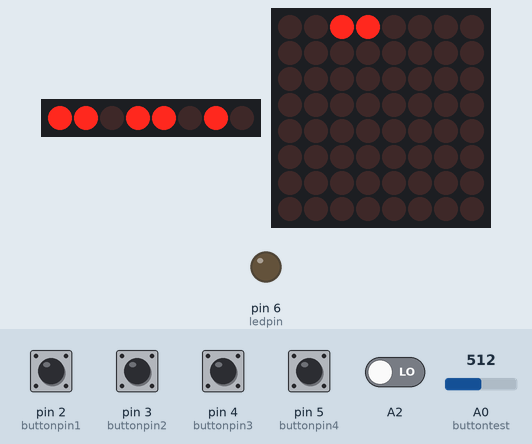
Recording of a sketch running on a simulated Arduino Uno, built with avr-gcc and run on an emulated ATmega328P. Parts: 8 shift-register outputs drawn as a row of LEDs (first output left, lit = HIGH), 8×8 LED matrix, output pins drawn as LEDs (lit = HIGH). Wiring (inferred from the names in the program): shift register (74HC595): data pin 7; shift clock pin 9; latch pin 8. Wiring (inferred from the signals the program sends): row of LEDs: on Q0, Q1, Q2, Q3, Q4, Q5, Q6, Q7. The test bench sets the inputs (shaded band); at power-on: A2, pin 2 (buttonpin1), pin 3 (buttonpin2), pin 4 (buttonpin3), pin 5 (buttonpin4) LOW, A0 (buttontest) = 512. Pins used as bus, display or sensor lines are not drawn; what the sketch prints to the serial monitor is not drawn.

Above: at 1.2 s.
1.3 s: pin 3 (buttonpin2) pulled HIGH for 0.15 s
At 1.9 s:
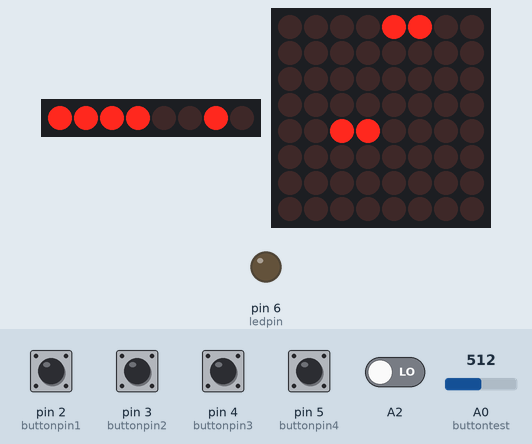
3.5 s: pin 4 (buttonpin3) pulled HIGH for 0.15 s
At 5.4 s:
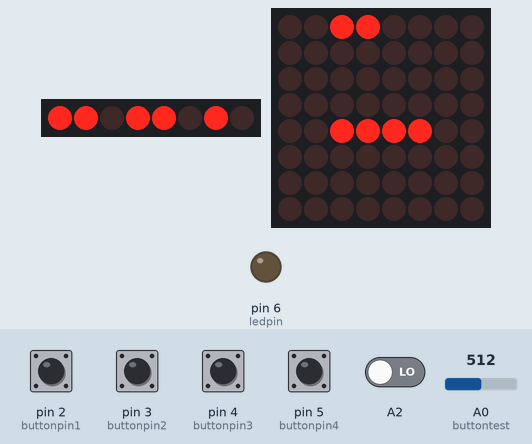
6.0 s: pin 5 (buttonpin4) pulled HIGH for 0.15 s
At 7.9 s:
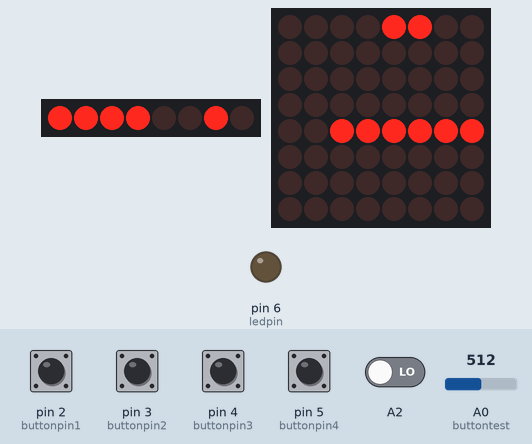
8.5 s: pin 2 (buttonpin1) pulled HIGH for 0.15 s
At 8.76 s:
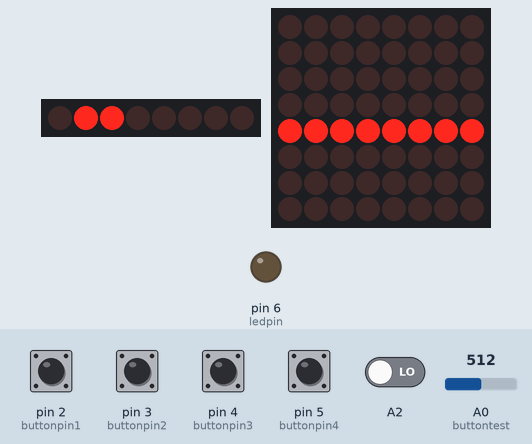
11.0 s: A2 driven HIGH
At 11.25 s:
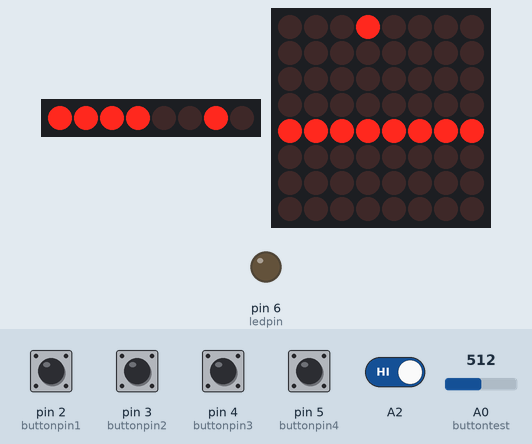
14.0 s: pin 2 (buttonpin1) driven HIGH and pin 3 (buttonpin2) driven HIGH and pin 4 (buttonpin3) driven HIGH and pin 5 (buttonpin4) driven HIGH and A2 driven LOW
At 14.76 s:
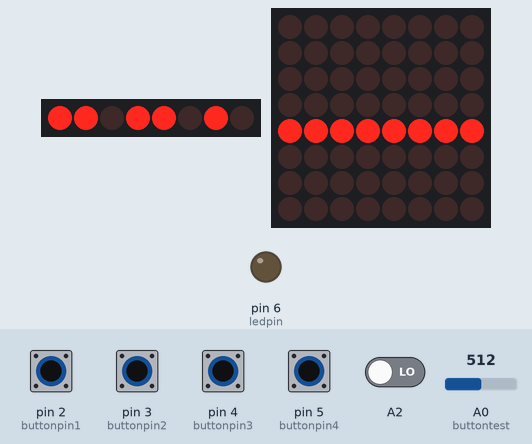
Timing chart, 0 to 39.5 s (numbered marks = the images above; inputs shaded):
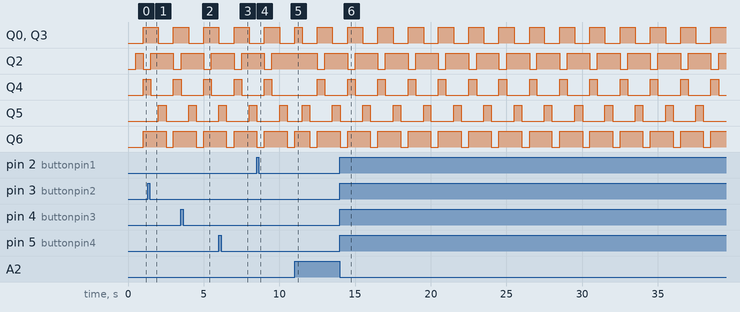

The sketch:

sequencer_test_4step_02.02.19.ino
```cpp
//We always have to include the library
#include "LedControl.h"
#include "TimerOne.h"
/*
 Now we need a LedControl to work with.
 ***** These pin numbers will probably not work with your hardware *****
 pin 12 is connected to the DataIn
 pin 11 is connected to the CLK
 pin 10 is connected to LOAD
 We have only a single MAX72XX.
 */
LedControl lc=LedControl(12,11,10,1);
//Pin connected to latch pin (ST_CP) of 74HC595
const int latchPin = 8;
//Pin connected to clock pin (SH_CP) of 74HC595
const int clockPin = 9;
////Pin connected to Data in (DS) of 74HC595
const int dataPin = 7;
/* we always wait a bit between updates of the display */
const int buttonpin1 = 2;
const int buttonpin2 = 3;
const int buttonpin3 = 4;
const int buttonpin4 = 5;
const int ledpin = 6;
boolean buttonstate1 = 0;
boolean buttonstate2 = 0;
boolean buttonstate3 = 0;
boolean buttonstate4 = 0;
int row1 = 0;
int rownr1 =0;
int row2 = 0;
int rownr2 =0;
int row3 = 0;
int rownr3 =0;
int row4 = 0;
int rownr4 =0;
int stepcol = 0;
int instrow1 = 0;
int instrow2 = 0;
int instrow3 = 0;
int instrow4 = 0;
int pitchtune = 0;
int ledstate = LOW;

void setup() {
  pinMode(latchPin, OUTPUT);
  pinMode(dataPin, OUTPUT);
  pinMode(clockPin, OUTPUT);
  pinMode(buttonpin1, INPUT);
  pinMode(buttonpin2, INPUT);
  pinMode(buttonpin3, INPUT);
  pinMode(buttonpin4, INPUT);
  pinMode(ledpin, OUTPUT);

  lc.shutdown(0,false);
  lc.setIntensity(0,8);
  lc.clearDisplay(0);

  Serial.begin(31250);
  pitchtune = 10;
  Timer1.initialize(500000); // set a timer of length 100000 microseconds (or 0.1 sec - or 10Hz => the led will blink 5 times, 5 cycles of on-and-off, per second)
  Timer1.attachInterrupt( timerIsr ); // attach the service routine here
}
void timerIsr()
{

    if (ledstate == HIGH)
      {
      ledstate = LOW;
      }
    else
    {
    ledstate = HIGH;
    }
    if (stepcol == 0)
    {
    digitalWrite(latchPin, LOW);
    shiftOut(dataPin, clockPin, LSBFIRST, B01100000);
    digitalWrite(latchPin, HIGH);
    noteOn(0x90, row1*pitchtune, 0x45);
    noteOn(0x90, row4*pitchtune, 0x00);
    lc.setLed(0,0, 7,false);
    lc.setLed(0,0, 6,false);
    }
    lc.setLed(0,0, stepcol,true);
    lc.setLed(0,0, stepcol+1,true);
    if (stepcol != 0)
    {
    lc.setLed(0,0, stepcol-1,false);
    lc.setLed(0,0, stepcol-2,false);
      if (stepcol ==2){
        digitalWrite(latchPin, LOW);
        shiftOut(dataPin, clockPin, LSBFIRST, B11011010);
        digitalWrite(latchPin, HIGH);
        noteOn(0x90, row2*pitchtune, 0x45);
        noteOn(0x90, row1*pitchtune, 0x00);
      }
      if (stepcol == 4){
        digitalWrite(latchPin, LOW);
        shiftOut(dataPin, clockPin, LSBFIRST, B11110010);
        digitalWrite(latchPin, HIGH);
        noteOn(0x90, row3*pitchtune, 0x45);
        noteOn(0x90, row2*pitchtune, 0x00);
      }
    }
    if (stepcol == 6)
    {
    digitalWrite(latchPin, LOW);
    shiftOut(dataPin, clockPin, LSBFIRST, B01100110);
    digitalWrite(latchPin, HIGH);
    noteOn(0x90, row4*pitchtune, 0x45);
    noteOn(0x90, row3*pitchtune, 0x00);
    stepcol = 0;
    }
    else {
      stepcol = stepcol+2;
    }

}
void noteOn(int cmd, int pitch, int velocity) {
  Serial.write(cmd);
  Serial.write(pitch);
  Serial.write(velocity);
}
void buttontest() {
  delay(10);
  buttonstate1 = digitalRead(buttonpin1);
  buttonstate2 = digitalRead(buttonpin2);
  buttonstate3 = digitalRead(buttonpin3);
  buttonstate4 = digitalRead(buttonpin4);


  //Abfrage Button 1
  if (buttonstate1 == true)
    {
      row1 = analogRead(A0)/128;
      lc.setColumn(0,0,rownr1);
      lc.setColumn(0,1,rownr1);

  if (row1 == 7)
    {
    rownr1 = B00000001;
    instrow1= 7;
    }
  if (row1 == 6)
    {
    rownr1 = B00000010;
    instrow1= 6;
    }
  if ( row1 == 5)
    {
    rownr1 = B00000100;
    instrow1= 5;
    }
  if (row1 == 4)
    {
    rownr1 = B00001000;
    instrow1= 4;
    }
  if (row1 == 3)
    {
    rownr1 = B00010000;
    instrow1= 3;
    }
  if (row1 == 2)
    {
    rownr1 = B00100000;
    instrow1= 2;
    }
  if (row1 == 1)
    {
    rownr1 = B01000000;
    instrow1= 1;
    }
  if (row1 == 0)
    {
    rownr1 = B10000000;
    instrow1= 0;
    }
    }
  else
    {
    //lc.setColumn(0,0,0);
    //lc.setColumn(0,1,0);
    }

  //Abfrage Button 2
  if (buttonstate2 == true)
    {
      row2 = analogRead(A0)/128;
      lc.setColumn(0,2,rownr2);
      lc.setColumn(0,3,rownr2);

  if (row2 == 7)
    {
    rownr2 = B00000001;
    instrow2= 7;
    }
  if (row2 == 6)
    {
    rownr2 = B00000010;
    instrow2= 6;
    }
  if ( row2 == 5)
    {
    rownr2 = B00000100;
    instrow2= 5;
    }
  if (row2 == 4)
    {
    rownr2 = B00001000;
    }
  if (row2 == 3)
    {
    rownr2 = B00010000;
    }
  if (row2 == 2)
    {
    rownr2 = B00100000;
    }
  if (row2 == 1)
    {
    rownr2 = B01000000;
    }
  if (row2 == 0)
    {
    rownr2 = B10000000;
    }
    }
  else
    {
    //lc.setColumn(0,2,0);
    //lc.setColumn(0,3,0);
    }

  //Abfrage Button 3
  if (buttonstate3 == true)
   {
    row3 = analogRead(A0)/128;
      lc.setColumn(0,4,rownr3);
      lc.setColumn(0,5,rownr3);

  if (row3 == 7)
    {
    rownr3 = B00000001;
    }
  if (row3 == 6)
    {
    rownr3 = B00000010;
    }
  if ( row3 == 5)
    {
    rownr3= B00000100;
    }
  if (row3 == 4)
    {
    rownr3 = B00001000;
    }
  if (row3 == 3)
    {
    rownr3 = B00010000;
    }
  if (row3 == 2)
    {
    rownr3 = B00100000;
    }
  if (row3 == 1)
    {
    rownr3 = B01000000;
    }
  if (row3 == 0)
    {
    rownr3 = B10000000;
    }
   }
  else
    {
    //lc.setColumn(0,4,0);
    //lc.setColumn(0,5,0);
    }

  //Abfrage Button 4
  if (buttonstate4 == true)
       {
    row4 = analogRead(A0)/128;
      lc.setColumn(0,6,rownr4);
      lc.setColumn(0,7,rownr4);

  if (row4 == 7)
    {
    rownr4 = B00000001;
    }
  if (row4 == 6)
    {
    rownr4 = B00000010;
    }
  if ( row4 == 5)
    {
    rownr4= B00000100;
    }
  if (row4 == 4)
    {
    rownr4 = B00001000;
    }
  if (row4 == 3)
    {
    rownr4 = B00010000;
    }
  if (row4 == 2)
    {
    rownr4 = B00100000;
    }
  if (row4 == 1)
    {
    rownr4 = B01000000;
    }
  if (row4 == 0)
    {
    rownr4 = B10000000;
    }
   }
  else
    {
    //lc.setColumn(0,6,0);
    //lc.setColumn(0,7,0);
    }

}


void photomidi() {
  int photoread = 0;
  int multiplier = 0;
  multiplier = analogRead(A1);
  photoread = analogRead(A2);
  map(multiplier, 0, 1023, 0x3C, 0x5A);
  if (photoread > 300) {
  noteOn(0x90, multiplier, 0x45);
  }
  else {
  noteOn(0x90, multiplier, 0x00);
  }
  delay(50);
  }


void loop() {
  buttontest();
  //photomidi();
  if(digitalRead(A2))
  {
    timerIsr();
    while(digitalRead(A2)){
    }
  }
  /*if (digitalRead(13))
  {
  Timer1.detachInterrupt();
  //Timer1.initialize(map(analogRead(A1),0,1023,100000,10000000)); // set a timer of length 100000 microseconds (or 0.1 sec - or 10Hz => the led will blink 5 times, 5 cycles of on-and-off, per second)
  Timer1.attachInterrupt( timerIsr,map(analogRead(A1),0,1023,100000,10000000)); // attach the service routine here
  //Timer1.setPeriod(map(analogRead(A1),0,1023,100000,10000000));
  while(!digitalRead(13)){}
  }*/
}
```

Measured:
- after the input at 1.3 s, the display: first changes at once (image 1 shows a later state)
- after the input at 3.5 s, the display: first changes at once (image 2 shows a later state)
- after the input at 6.0 s, the display: first changes at once (image 3 shows a later state)
- after the input at 8.5 s, the display: first changes at once (image 4 shows a later state)
- after the input at 11.0 s, the display: changes at once (image 5)
- after the input at 14.0 s, the display: first changes at once (image 6 shows a later state)
- what the display in image 1 shows lasts 0.5 s, from 1.5 s to 2.0 s
